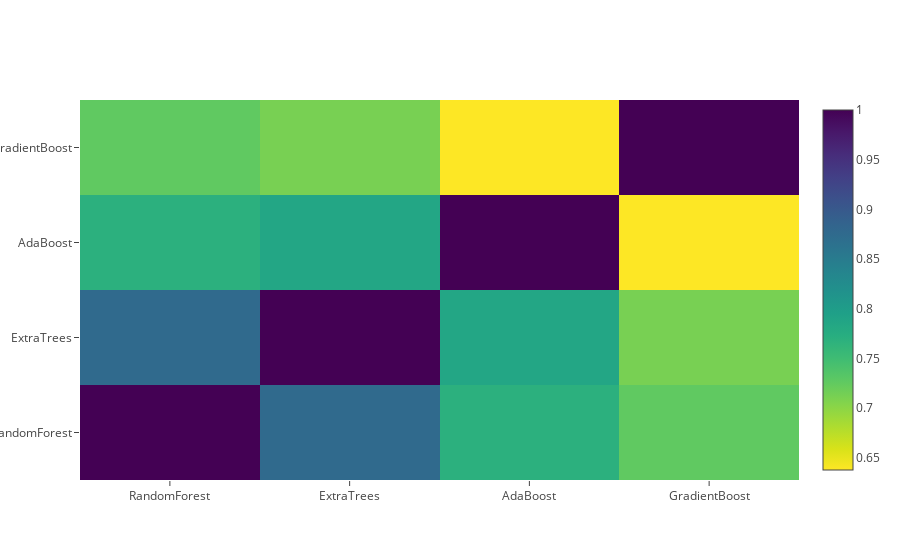

The code cell stored with this chart in its notebook:
### Markdown cell above
**Correlation Heatmap of the Second Level Training set**

### Code cell
data = [
    go.Heatmap(
        z= base_predictions_train.astype(float).corr().values ,
        x=base_predictions_train.columns.values,
        y= base_predictions_train.columns.values,
          colorscale='Viridis',
            showscale=True,
            reversescale = True
    )
]
py.iplot(data, filename='labelled-heatmap')

### Figure 1 — Plotly figure (JSON) as saved in the notebook; plotly's stock layout.template omitted (floating-point values rounded to 4 significant figures)
{"data": [{"colorscale": "Viridis", "reversescale": true, "showscale": true, "type": "heatmap", "uid": "f95f30c1-4a6b-445b-abe9-f20e3d021290", "x": ["RandomForest", "ExtraTrees", "AdaBoost", "GradientBoost"], "y": ["RandomForest", "ExtraTrees", "AdaBoost", "GradientBoost"], "z": [[1, 0.8751, 0.7691, 0.7264], [0.8751, 1, 0.786, 0.712], [0.7691, 0.786, 1, 0.6379], [0.7264, 0.712, 0.6379, 1]]}], "layout": {}}
